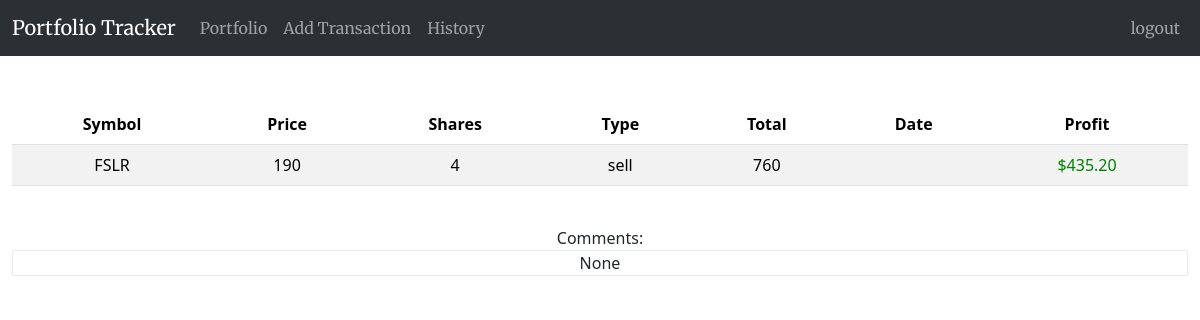
The app's page /history/3 (signed in) with its own data.
### tables this page shows
CREATE TABLE transactions 
    (
    transaction_id INTEGER PRIMARY KEY AUTOINCREMENT NOT NULL UNIQUE,
    user_id INTEGER NOT NULL,
    symbol VARCHAR(255) NOT NULL,
    shares INTEGER NOT NULL,
    price NUMERIC NOT NULL,
    total NUMERIC NOT NULL,
    transaction_type VARCHAR(255), -- buy or sell
    comments TEXT,
    transaction_date DATE,
    profit NUMERIC DEFAULT NULL, -- only for sales
    dequeued BOOLEAN DEFAULT 0, -- only for purchases
    FOREIGN KEY(user_id) REFERENCES users(id)
    );

### index.py (the view)
@app.route('/history/<transaction_id>')
@login_required
def transaction_detail(transaction_id):
    detail = db.execute('SELECT * FROM transactions WHERE transaction_id = ?', transaction_id)
    return render_template('history_detail.html', detail=detail[0])

### helpers.py (called while the page is built)
def login_required(f):
    @wraps(f)
    def decorated_function(*args, **kwargs):
        if session.get("user_id") is None:
            return redirect("/login")
        return f(*args, **kwargs)
    return decorated_function

def usd(value):
    return f"${value:,.2f}"

### index.py (called while the page is built)
@app.after_request
def after_request(response):
    response.headers["Cache-Control"] = "no-cache, no-store, must-revalidate"
    response.headers["Expires"] = 0
    response.headers["Pragma"] = "no-cache"
    return response

### templates/history_detail.html (shortened to what this page needs)
{% extends "layout.html" %}
{% block main %}
    <table class="table table-striped">
        <thead>
            <tr>
            <th>Symbol</th>
            <th>Price</th>
            <th>Shares</th>
            <th>Type</th>
            <th>Total</th>
            <th>Date</th>
            <th>Profit</th>
            </tr>
        </thead>
        <tbody>
            <tr>
                <td>{{detail.symbol}}</td>
                <td>{{detail.price}}</td>
                <td>{{detail.shares}}</td>
                <td>{{detail.transaction_type}}</td>
                <td>{{detail.total}}</td>
                <td>{{detail.transaction_date}}</td>
                {% if detail.profit == None %}
                    <td>N\A</td>
                {% else %}
                    <td class="profits">{{detail.profit | usd}}</td>
                {% endif %}
            </tr>
        </tbody>
    </table>
    <br>
    Comments:
    <div class="border border-light-subtle">
        <p>{{detail.comments}}</p>
    </div>
{% endblock %}

### static/styles.css (style rules this page uses)
p { min-width: min(20rem, 68ch); max-width: 68ch; margin: 0 auto; }

### records on screen
transactions: symbol "FSLR", price "190", shares "4", transaction_type "sell", total "760", profit "$435.20"

### other values on screen
{{ detail.comments }} "None"
